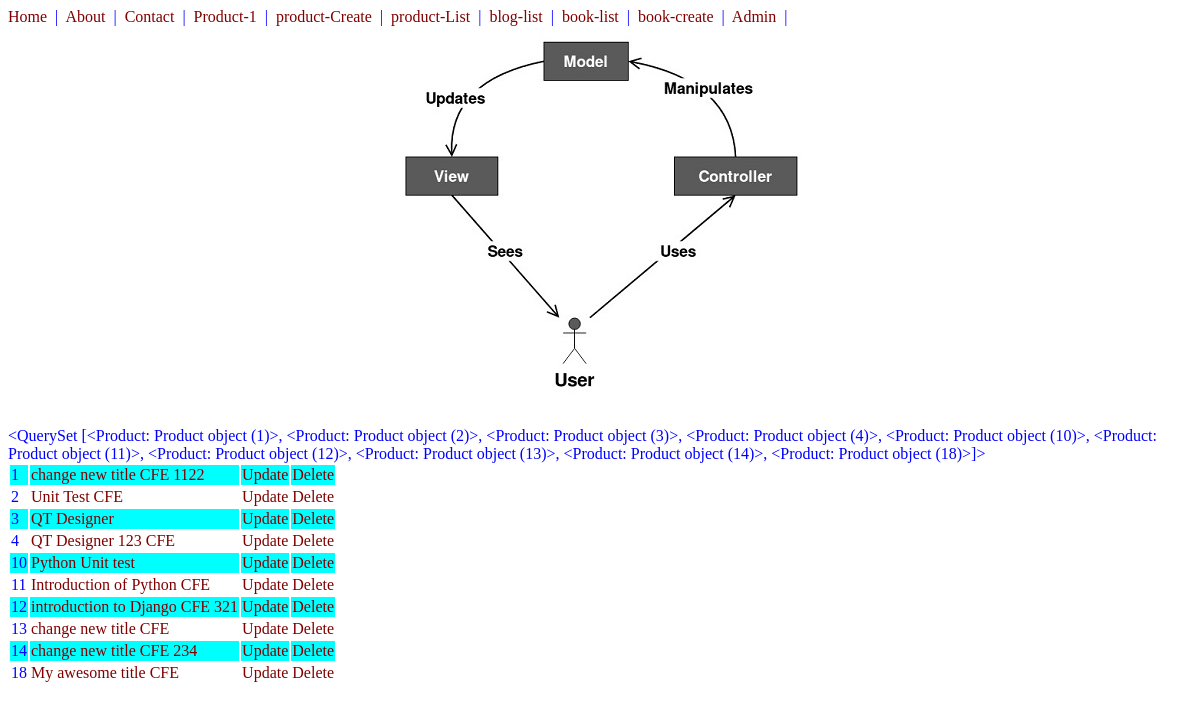
Screenshot of /products/ with the database file from the repository.
### products/models.py (models this page shows)
class Product(models.Model):
    title = models.CharField(max_length=100)
    description = models.TextField(null=True)
    price = models.DecimalField(max_digits=10, decimal_places=2)
    def get_absolute_url(self):
        return reverse("products:product-detail", kwargs={'id':self.id}) # clean and easy way to make url dynamic
    def get_update_url(self):
        return reverse("products:product-update", kwargs={'id':self.id}) # clean and easy way to make url dynamic
    def get_delete_url(self):
        return reverse("products:product-delete", kwargs={'id':self.id}) # clean and easy way to make url dynamic

### products/views.py (the view)
# urls.py: path('', product_list_view, name='product-list'),
def product_list_view(request):
    queryset =  Product.objects.all()
    context = {
        "object_list":queryset
    }
    return render(request, "products/product_list.html", context)

### products/templates/products/product_list.html
{% extends 'base.html' %}
{% block content %}
{% load static %}
<div>
<center>
<img src="{% static 'images/mvc.jpg' %}">
</center>
</div>
<br/>
{{object_list}}
<table>
{% for prod in object_list %}
    {% cycle 'row1' 'row2' as rowcolors silent %}
    <tr class="{{ rowcolors }}">
        <td>{{prod.id}}</td>
        <td><a href='{{ prod.get_absolute_url }}'>{{prod.title}}</a></td>
        <td><a href='{{ prod.get_update_url }}'>Update</a></td>
        <td><a href='{{ prod.get_delete_url }}'>Delete</a></td>
    </tr>
{% endfor %}
</table>
{% endblock %}

### static/css/style.css (style rules this page uses)
a:link { color:maroon; text-decoration: none; }
body { color: blue }
.row1 { background-color:aqua; }

### rows the page displays
Product: id "<QuerySet [<Product: Product object (1)>, <Product: Product object (2)>, <Product: Product object (3)>, <Product: Product object (4)>, <Product: Product object (10)>, <Product: Product object (11)>, <Product: Product object (12)>, <Product: Product object (13)>, <Product: Product object (14)>, <Product: Product object (18)>]>", id "1", title "change new title CFE 1122"
Product: id "2", title "Unit Test CFE"
Product: id "3", title "QT Designer"
Product: id "4", title "QT Designer 123 CFE"
Product: id "10", title "Python Unit test"
Product: id "11", title "Introduction of Python CFE"
Product: id "12", title "introduction to Django CFE 321"
Product: id "13", title "change new title CFE"
Product: id "14", title "change new title CFE 234"
Product: id "18", title "My awesome title CFE"
